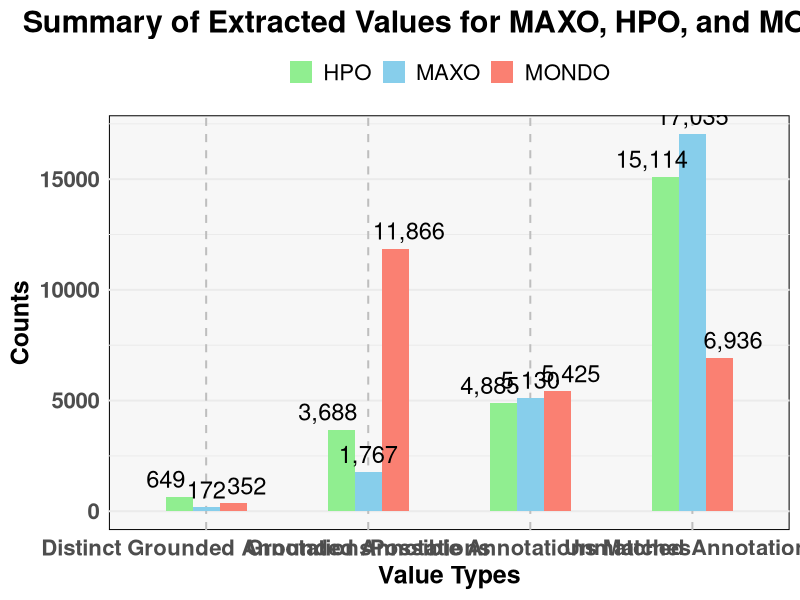

Reproduce this figure in R.
# Load required libraries
library(ggplot2)
library(tidyr)
library(dplyr)
library(scales)

# Create the data frame
data <- data.frame(
  Value_Types = c('Distinct Grounded Annotations', 'Grounded Annotations', 'Unmatched Annotations', 'Possible Annotations Matches'),
  MAXO = c(172, 1767, 17035, 5130),
  HPO = c(649, 3688, 15114, 4885),
  MONDO = c(352, 11866, 6936, 5425)
)

# Gather the data into long format for ggplot2
data_long <- data %>%
  pivot_longer(cols = -Value_Types, names_to = "Source", values_to = "Counts")

# Define custom colors
custom_colors <- c("MAXO" = "skyblue", "HPO" = "lightgreen", "MONDO" = "salmon")

# Create the plot
plot <- ggplot(data_long, aes(x = Value_Types, y = Counts, fill = Source)) +
  geom_bar(stat = 'identity', position = position_dodge(width = 0.5), width = 0.5) +
  scale_fill_manual(values = custom_colors) +
  theme_minimal(base_size = 15) +
  labs(
    title = "Summary of Extracted Values for MAXO, HPO, and MONDO",
    x = "Value Types",
    y = "Counts"
  ) +
  geom_text(aes(label = scales::comma(Counts)), 
            position = position_dodge(width = 0.75), 
            vjust = -0.5, size = 6) +  # Increased text size for bar labels
  theme(
    plot.title = element_text(hjust = 0.5, face = "bold", size = 22),  # Increased title size
    axis.title.x = element_text(face = "bold", size = 18),  # Increased x-axis title size
    axis.title.y = element_text(face = "bold", size = 18),  # Increased y-axis title size
    axis.text.x = element_text(face = "bold", size = 16, angle = 0, hjust = 0.5),  # Increased x-axis text size
    axis.text.y = element_text(face = "bold", size = 16),  # Increased y-axis text size
    legend.title = element_blank(),
    legend.text = element_text(size = 16),  # Increased legend text size
    legend.position = "top",
    panel.background = element_rect(fill = "#f7f7f7"),
    panel.grid.major.x = element_line(color = "gray", linetype = "dashed"),
    panel.grid.minor.x = element_line(color = "gray", linetype = "dashed")
  )

# Save the plot as a JPG file
ggsave("evaluation/plot.jpg", plot = plot, device = "jpeg", width = 20, height = 12, dpi = 300)
